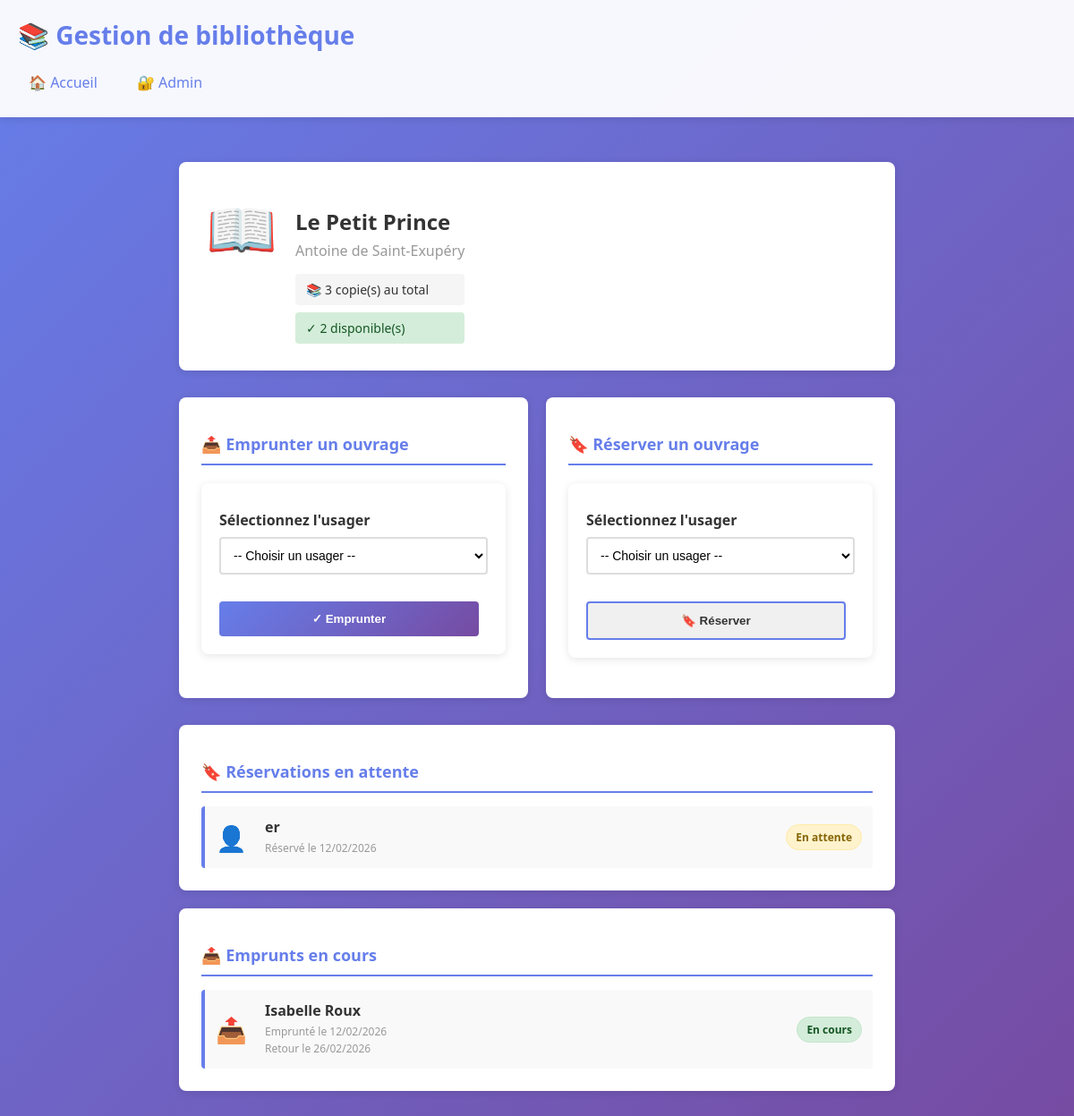
Screenshot of /book/1 with the database file from the repository.
### models.py (models this page shows, shortened)
class Book(db.Model):
    id = db.Column(db.Integer, primary_key=True)
    title = db.Column(db.String(250), nullable=False)
    author = db.Column(db.String(200))
    total_copies = db.Column(db.Integer, default=1)
    loans = db.relationship('Loan', backref='book', lazy=True)
    reservations = db.relationship('Reservation', backref='book', lazy=True)
    def available_copies(self):
        borrowed = Loan.query.filter_by(book_id=self.id, returned=False).count()
        return max(0, self.total_copies - borrowed)

class Reservation(db.Model):
    id = db.Column(db.Integer, primary_key=True)
    user_id = db.Column(db.Integer, db.ForeignKey('user.id'), nullable=False)
    book_id = db.Column(db.Integer, db.ForeignKey('book.id'), nullable=False)
    reserved_on = db.Column(db.DateTime, default=datetime.utcnow)
    active = db.Column(db.Boolean, default=True)

class User(db.Model):
    id = db.Column(db.Integer, primary_key=True)
    name = db.Column(db.String(120), nullable=False)
    email = db.Column(db.String(120), unique=True, nullable=False)
    registered_on = db.Column(db.DateTime, default=datetime.utcnow)
    loans = db.relationship('Loan', backref='user', lazy=True)
    reservations = db.relationship('Reservation', backref='user', lazy=True)

class Loan(db.Model):
    id = db.Column(db.Integer, primary_key=True)
    user_id = db.Column(db.Integer, db.ForeignKey('user.id'), nullable=False)
    book_id = db.Column(db.Integer, db.ForeignKey('book.id'), nullable=False)
    borrowed_on = db.Column(db.DateTime, default=datetime.utcnow)
    due_date = db.Column(db.DateTime, default=lambda: datetime.utcnow() + timedelta(days=14))
    returned = db.Column(db.Boolean, default=False)

### app.py (the view)
@app.route('/book/<int:book_id>')
def book_detail(book_id):
    book = Book.query.get_or_404(book_id)
    all_users = User.query.all()
    return render_template('book_detail.html', book=book, all_users=all_users)

### templates/book_detail.html (shortened to what this page needs)
{% extends 'layout.html' %}
{% block content %}
<div class="book-detail-container">
  <section class="book-header">
    <div class="book-icon">📖</div>
    <div class="book-meta">
      <h2>{{ book.title }}</h2>
      <p class="author">{{ book.author }}</p>
      <div class="book-stats">
        <span class="stat">📚 {{ book.total_copies }} copie(s) au total</span>
        {% if book.available_copies() > 0 %}
          <span class="stat available">✓ {{ book.available_copies() }} disponible(s)</span>
        {% else %}
          <span class="stat unavailable">✗ Non disponible</span>
        {% endif %}
      </div>
    </div>
  </section>
  <section class="actions-section">
    <div class="action-card">
      <h3>📤 Emprunter un ouvrage</h3>
      <form method="post" action="{{ url_for('borrow') }}" class="action-form">
        <div class="form-group">
          <label for="borrower">Sélectionnez l'usager</label>
          <select name="user_id" id="borrower" required>
            <option value="">-- Choisir un usager --</option>
          </select>
        </div>
        {% if book.available_copies() > 0 %}
          <button type="submit" class="btn-primary">✓ Emprunter</button>
        {% else %}
          <button type="submit" class="btn-disabled" disabled>Indisponible</button>
        {% endif %}
      </form>
    </div>
    <div class="action-card">
      <h3>🔖 Réserver un ouvrage</h3>
      <form method="post" action="{{ url_for('reserve') }}" class="action-form">
        <div class="form-group">
          <label for="reserver">Sélectionnez l'usager</label>
          <select name="user_id" id="reserver" required>
            <option value="">-- Choisir un usager --</option>
          </select>
        </div>
        <button type="submit" class="btn-secondary">🔖 Réserver</button>
      </form>
    </div>
  </section>
  <section class="reservations-section">
    <h3>🔖 Réservations en attente</h3>
    {% if book.reservations|selectattr('active')|list %}
      <div class="reservations-list">
        {% for r in book.reservations %}
          {% if r.active %}
          <div class="reservation-item">
            <div class="res-icon">👤</div>
            <div class="res-info">
              <strong>{{ r.user.name }}</strong>
              <span class="res-date">Réservé le {{ r.reserved_on.strftime('%d/%m/%Y') }}</span>
            </div>
            <span class="badge warning">En attente</span>
          </div>
          {% endif %}
        {% endfor %}
      </div>
    {% else %}
      <p class="empty-message">Aucune réservation pour cet ouvrage</p>
    {% endif %}
  </section>
  <section class="loans-section">
    <h3>📤 Emprunts en cours</h3>
    {% set active_loans = book.loans|selectattr('returned', 'equalto', False)|list %}
    {% if active_loans %}
      <div class="loans-list">
        {% for loan in active_loans %}
        <div class="loan-item">
          <div class="loan-icon">📤</div>
          <div class="loan-info">
            <strong>{{ loan.user.name }}</strong>
            <span class="loan-date">Emprunté le {{ loan.borrowed_on.strftime('%d/%m/%Y') }}</span>
            <span class="loan-due">Retour le {{ loan.due_date.strftime('%d/%m/%Y') }}</span>
          </div>
          <span class="badge success">En cours</span>
        </div>
        {% endfor %}
      </div>
    {% else %}
      <p class="empty-message">Aucun emprunt actif pour cet ouvrage</p>
    {% endif %}
  </section>
</div>
{% endblock %}

### static/style.css (style rules this page uses)
* { margin: 0; padding: 0; box-sizing: border-box; }
body { font-family: 'Segoe UI', Tahoma, Geneva, Verdana, sans-serif; background: linear-gradient(135deg, #667eea 0%, #764ba2 100%); min-height: 100vh; color: #333; }
.success { background: #d4edda; color: #155724; border: 1px solid #c3e6cb; }
.warning { background: #fff3cd; color: #856404; border: 1px solid #ffeaa7; }
form { background: white; padding: 20px; border-radius: 8px; box-shadow: 0 2px 10px rgba(0, 0, 0, 0.1); margin: 20px 0; }
label { display: block; margin: 10px 0 5px 0; font-weight: 500; color: #333; }
input[type="text"], input[type="email"], input[type="number"], select { width: 100%; padding: 10px; margin-bottom: 15px; border: 1px solid #ddd; border-radius: 4px; font-size: 14px; transition: border-color 0.3s; }
button { background: linear-gradient(135deg, #667eea 0%, #764ba2 100%); color: white; padding: 10px 20px; border: none; border-radius: 4px; cursor: pointer; font-weight: 500; transition: transform 0.2s, box-shadow 0.2s; margin-right: 10px; }
h2 { color: white; margin: 20px 0 15px 0; font-size: 24px; }
h3 { color: #667eea; margin: 15px 0 10px 0; font-size: 18px; }
.badge { display: inline-block; padding: 5px 10px; border-radius: 20px; font-size: 12px; font-weight: 600; }
.badge.success { background: #d4edda; color: #155724; }
.badge.warning { background: #fff3cd; color: #856404; }
.author { color: #999; font-size: 13px; margin-bottom: 8px; }

### templates/book_detail.html (style rules this page uses)
.book-detail-container { max-width: 800px; margin: 0 auto; }
.book-header { background: white; padding: 30px; border-radius: 8px; box-shadow: 0 2px 10px rgba(0, 0, 0, 0.1); margin-bottom: 30px; display: flex; gap: 20px; align-items: flex-start; }
.book-icon { font-size: 64px; min-width: 80px; text-align: center; }
.book-meta h2 { color: #333; margin-bottom: 5px; }
.author { color: #999; font-size: 16px; margin-bottom: 15px; }
.book-stats { display: flex; flex-direction: column; gap: 8px; }
.book-stats .stat { padding: 8px 12px; border-radius: 4px; background: #f5f5f5; font-size: 14px; }
.book-stats .stat.available { background: #d4edda; color: #155724; }
.actions-section { display: grid; grid-template-columns: 1fr 1fr; gap: 20px; margin-bottom: 30px; }
.action-card { background: white; padding: 25px; border-radius: 8px; box-shadow: 0 2px 10px rgba(0, 0, 0, 0.1); }
.action-card h3 { color: #667eea; margin-bottom: 15px; padding-bottom: 10px; border-bottom: 2px solid #667eea; }
.action-form { display: flex; flex-direction: column; gap: 15px; }
.form-group { display: flex; flex-direction: column; }
.form-group label { margin-bottom: 8px; font-weight: 600; color: #333; }
.form-group select { padding: 10px; border: 2px solid #ddd; border-radius: 4px; font-size: 14px; background: white; cursor: pointer; }
.btn-primary, .btn-secondary { padding: 12px; border: none; border-radius: 4px; font-weight: 600; cursor: pointer; transition: all 0.3s; }
.btn-primary { background: linear-gradient(135deg, #667eea 0%, #764ba2 100%); color: white; }
.btn-secondary { background: #f0f0f0; color: #333; border: 2px solid #667eea; }
.reservations-section, .loans-section { background: white; padding: 25px; border-radius: 8px; box-shadow: 0 2px 10px rgba(0, 0, 0, 0.1); margin-bottom: 20px; }
.reservations-section h3, .loans-section h3 { color: #667eea; margin-bottom: 15px; padding-bottom: 10px; border-bottom: 2px solid #667eea; }
.reservations-list, .loans-list { display: flex; flex-direction: column; gap: 12px; }
.reservation-item, .loan-item { display: flex; gap: 15px; align-items: center; padding: 12px; background: #f9f9f9; border-radius: 4px; border-left: 4px solid #667eea; }
.res-icon, .loan-icon { font-size: 28px; min-width: 40px; }
.res-info, .loan-info { flex: 1; }
.res-info strong, .loan-info strong { display: block; color: #333; margin-bottom: 4px; }
.res-date, .loan-date, .loan-due { display: block; color: #999; font-size: 12px; margin: 2px 0; }

### rows the page displays
Book: title "Le Petit Prince", author "Antoine de Saint-Exupéry", total_copies "3", available_copies "2"
Reservation: user.name "er", reserved_on "12/02/2026"
Loan: user.name "Isabelle Roux", borrowed_on "12/02/2026", due_date "26/02/2026"
